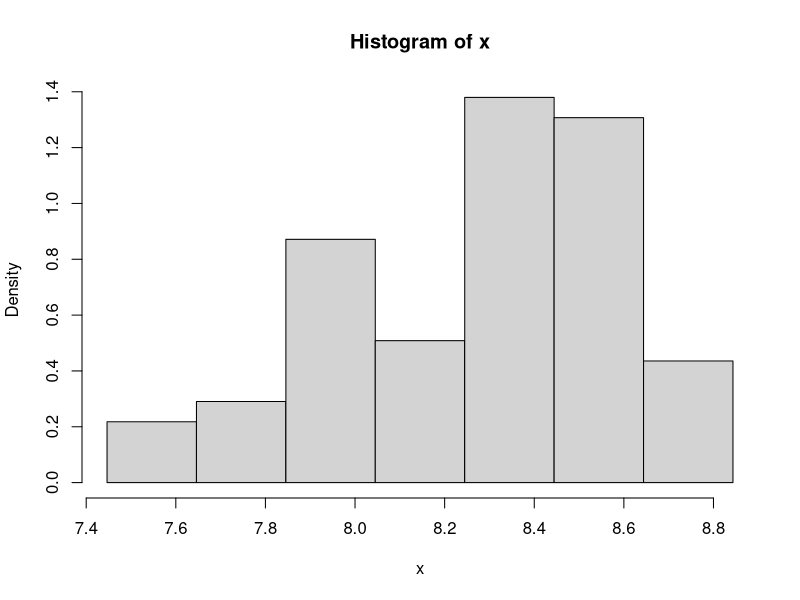
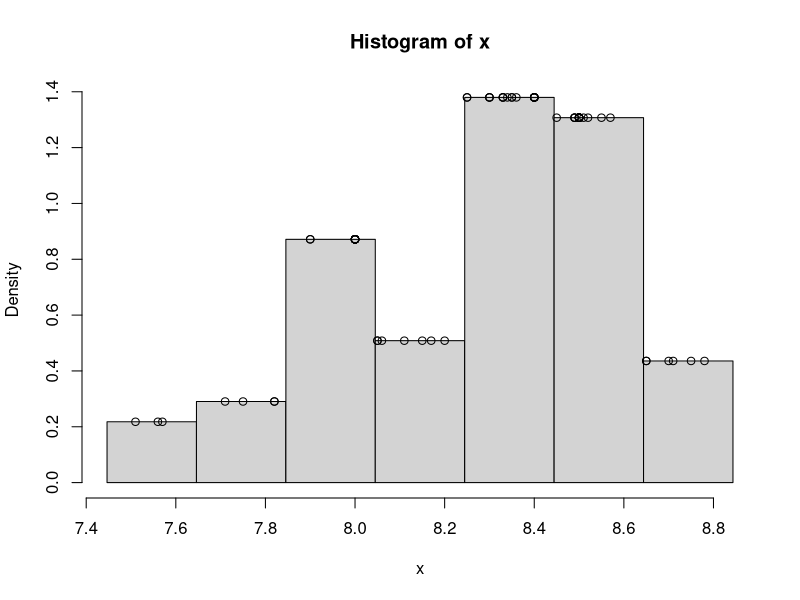
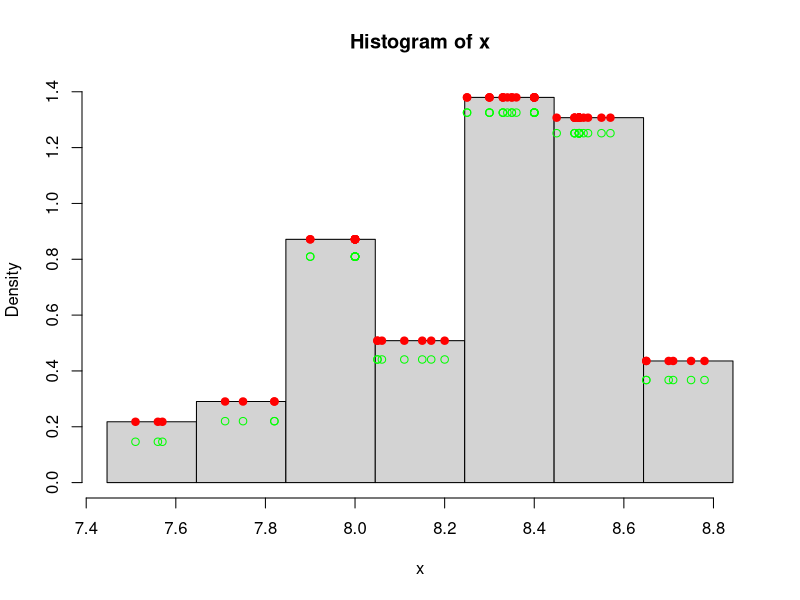

Write the R code that produced these figures, in order.
## ---- chunk 1
cdrate.df <-read.table("cdrate.dat")
head(cdrate.df)
## ---- chunk 2
x = cdrate.df[,1]
A = min(x) - .05*diff(range(x))
Z = max(x) + .05*diff(range(x))
nbr <- 7

# histogram
hx = hist(x,breaks=seq(A,Z,length=nbr+1),freq=F)
show(hx)
## ---- chunk 3
# histogram function
hx_f = stepfun(hx$breaks,c(0,hx$density,0))
y = hx_f(x)

hist(x,breaks=seq(A,Z,length=nbr+1),freq=F)
points(x,y)

## ---- chunk 4

fhist_loo = function(x,hist,f_h)
{
  # Computes the leave-one-out histogram estimator from data
  
  b <- hist$breaks[2]-hist$breaks[1]
  n <- length(x)
  f_i = 1:n
  
  for (i in 1:n)
  {
    f_i[i] = n/(n-1)*(f_h(x[i])-1/((n-1)*b))
  }
  
  return(f_i)
}

y2 = fhist_loo(x,hx,hx_f)
## ---- chunk 5
hist(x,breaks=seq(A,Z,length=nbr+1),freq=F)
points(x,y,pch=19,col="red")
points(x,y2,col="green")
legend(100,100,legend=c('f_hi','f_hi_loo'),col=c('red','green'),lty=1:2,cex=0.8)
